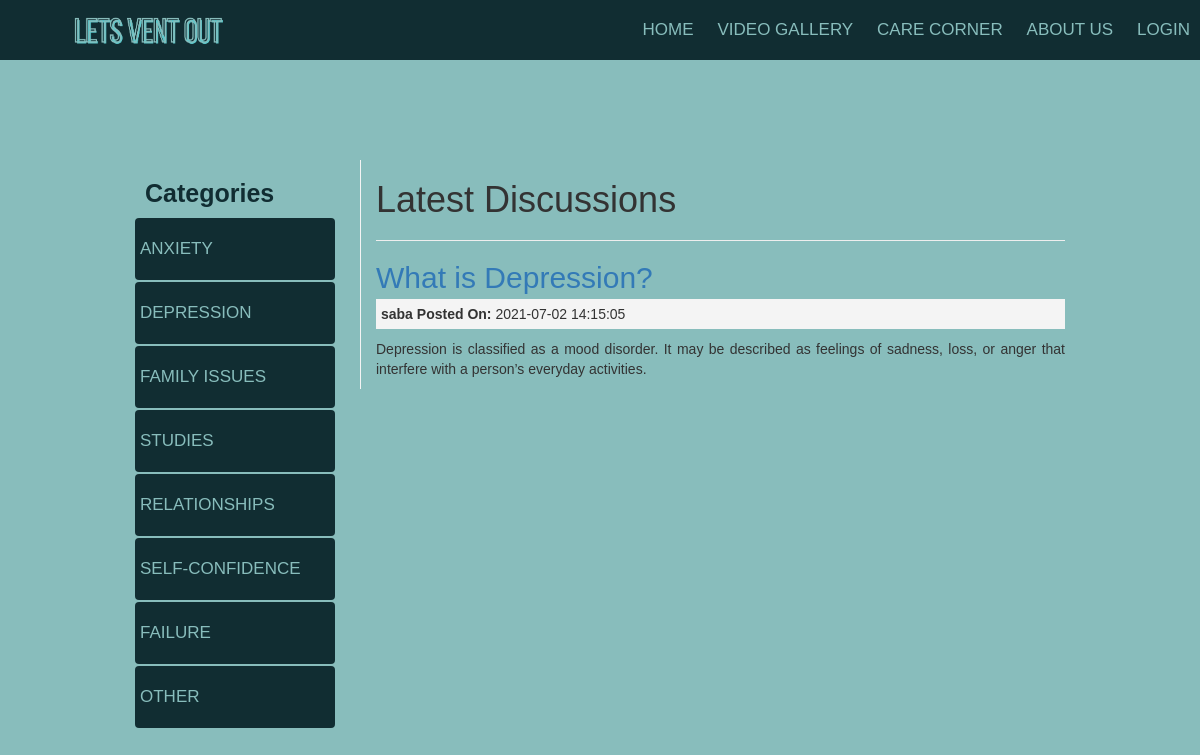
The page / on the database its author committed.
### tables this page shows
CREATE TABLE `categories` (
  `id` int(11) NOT NULL,
  `name` varchar(255) NOT NULL
);

CREATE TABLE `questions` (
  `id` int(11) NOT NULL,
  `user_id` int(11) NOT NULL,
  `category_id` int(11) NOT NULL,
  `title` varchar(255) NOT NULL,
  `body` text NOT NULL,
  `created_at` timestamp NOT NULL DEFAULT current_timestamp()
);

CREATE TABLE `register` (
  `id` int(11) NOT NULL,
  `full_name` varchar(255) NOT NULL,
  `email` varchar(255) NOT NULL,
  `password` varchar(255) NOT NULL,
  `c_password` varchar(255) NOT NULL,
  `dob` date NOT NULL DEFAULT current_timestamp(),
  `gender` text NOT NULL,
  `token` varchar(255) NOT NULL,
  `status` text NOT NULL
);

### index.php (the view, shortened to what this page needs)
<?php
require_once('connection.php');
  $sql = "SELECT * from  Categories";
  $result_categories = mysqli_query($conn, $sql);
    $sql = "SELECT * from questions order by created_at DESC";
    $result_questions = mysqli_query($conn, $sql);
?>
<?php require 'header.php'; ?>
<div class="container main-container">
  <div id = "cat" class="row">
    <div class="col-md-3">
     <ul class="nav nav-pills nav-stacked">
        <li><h3 class = "heading">Categories</h3></li>
        <?php
        while ($row = mysqli_fetch_array($result_categories)) {
          $id = $row['id'];
          $name = $row['name'];
          echo "<li><a  href='questions.php?c_id=$id&c_name=$name'>".$row['name']."</a></li>";
        }
         ?>
     </ul>
    </div>
    <div class="col-md-9 main_content">
       <h1>Latest Discussions</h1> <hr>
        <?php while ($row = mysqli_fetch_array($result_questions)) {
            $id = $row['id'];
            $user_id = $row['user_id'];
            $title = $row['title'];
            $body = $row['body'];
            $meta = $row['created_at'];
            $sq = "SELECT * from register where id = $user_id";
            $result_username = mysqli_query($conn, $sq);
            $row1 = mysqli_fetch_array($result_username);
            $username = $row1['full_name'];
       ?>
       <h2 class="question_title"> <a href="question.php?q_id=<?php echo $id; ?>"> <?php echo $title; ?> </a> </h2>
       <p class="question_meta"><strong><?php echo $username; ?></strong><strong> Posted On: </strong><?php echo $meta; ?></p>
       <p class="question_body"><?php echo $body; ?></p>
       <?php } ?>
    </div>
  </div>
</div>

### header.php (shortened to what this page needs)
<!DOCTYPE html>
<html lang="en">
<head>
    <link rel="stylesheet" href="https://maxcdn.bootstrapcdn.com/bootstrap/3.3.7/css/bootstrap.min.css">
    <link rel="stylesheet" type="text/css" href="style.css?<?php echo time(); ?>" />
</head>
<body>
    <div id = "he" class="header">
    <nav>
    <img class="logo_header" src="imgs/logodark.png" alt="letsventoutlogo">
    <ul>
        <li><a href="index.php">home</a></li>
        <li><a href="videogallery.php">Video Gallery</a></li>
        <li><a href="cc.php">Care Corner</a></li>
        <li><a href="aboutUs.php">About us</a></li>
        <?php
        if(!isset($_SESSION['user_loggedin'])){
            echo "<li><a href='login_signup.php'>Login</a></li>";
          }
        else{
            echo "<li><a href='profile.php'>Dashboard</a></li>";
            echo "<li><a href='logout.php'>Logout</a></li>";
        }
        ?>
    </ul>
</nav>
</div>
</body>
</html>

### style.css (style rules this page uses)
* { padding:0; margin:0; list-style: none; text-decoration: none; box-sizing:border-box; font-family: sans-serif; }
body { height: 100%; width: 100%; background-color: #88bdbc ; background-position: center; background-size: cover; position: absolute; }
nav { height: 60px; width: 100%; background: #112d32; padding:0; }
ul { text-align: right; }
ul li { display: inline-block; margin:0 10px; line-height:60px; }
#he ul li a { color: #88bdbc; text-transform: uppercase; font-size: 17px; }
.logo_header { top: 5px; height: 50px; left: 5%; position: absolute; align-self: center; padding: 0px; }
.main-container { margin-top: 50px; }
.main_content { border-left: 1px solid #f4f4f4 ; }
.question_title { margin-bottom: 5px; }
.question_meta { background: #f4f4f4; padding: 5px; }
.question_body { text-align: justify; }
.heading { color: #112d32; display: flex; font-size: 25px; font-weight: bold; }
#cat ul li a { color: #88bdbc; text-transform: uppercase; background-color: #112d32; font-size: 17px; padding: 1px 5px; display: flex; }
.container { width: 80%; display: block; margin: auto; padding-top: 100px; }

### rows shown on the page
categories: name "ANXIETY"
categories: name "DEPRESSION"
categories: name "FAMILY ISSUES"
categories: name "STUDIES"
categories: name "RELATIONSHIPS"
categories: name "SELF-CONFIDENCE"
categories: name "FAILURE"
categories: name "OTHER"
questions: title "What is Depression?", user.full_name "saba", created_at "2021-07-02 14:15:05", body "Depression is classified as a mood disorder. It may be described as feelings of sadness, loss, or anger that interfere with a person’s everyday activities."
